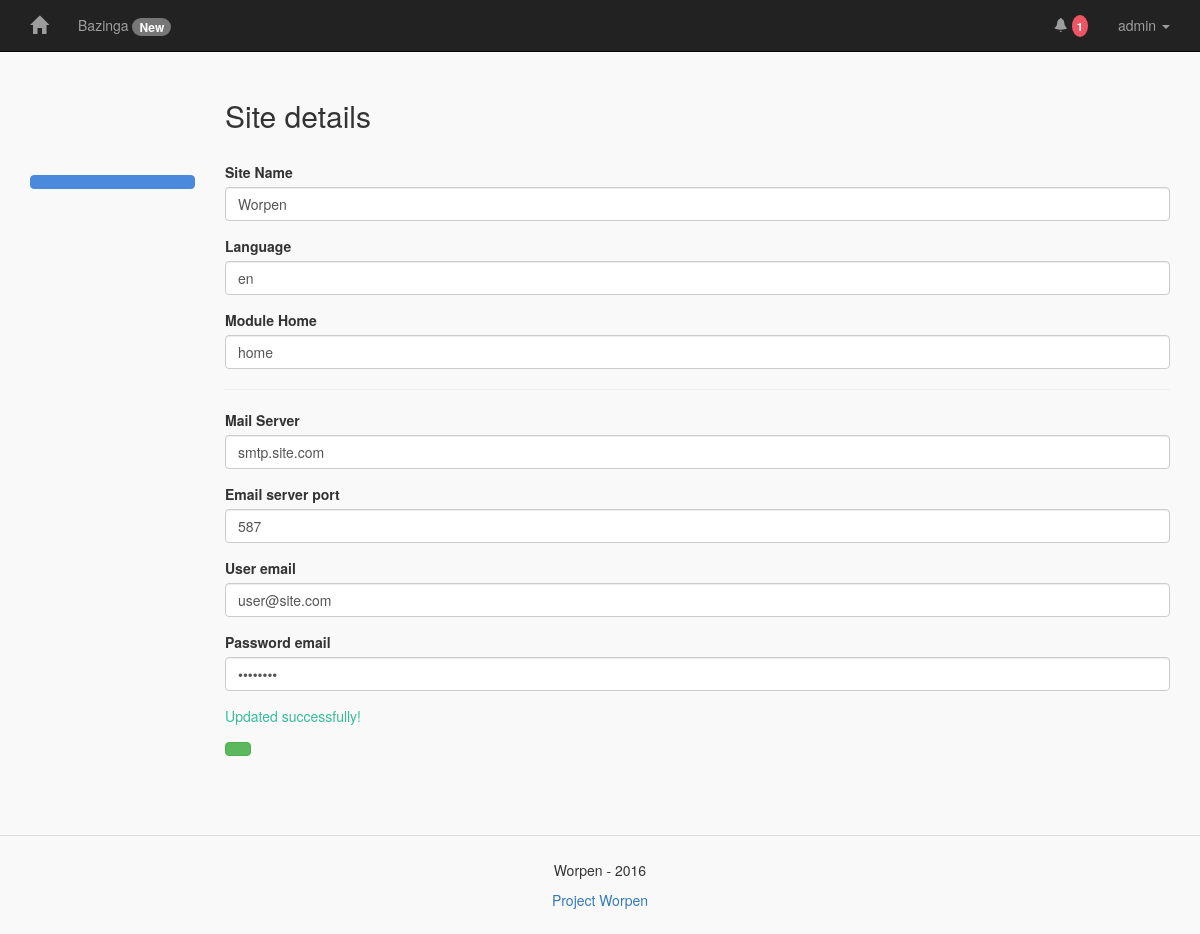
The page /index.php?mod=admin&pg=info&m=ok_info (signed in) on the database its author committed.
### tables this page shows
CREATE TABLE IF NOT EXISTS `worpen_menu` (
  `id` int(55) NOT NULL AUTO_INCREMENT,
  `url` text NOT NULL,
  `name_menu` text NOT NULL,
  `access_level` text NOT NULL,
  `date_create` text NOT NULL,
  `active` text NOT NULL,
  `display` text NOT NULL,
  `badge` text NOT NULL,
  `plataform` text NOT NULL,
  PRIMARY KEY (`id`)
);

CREATE TABLE IF NOT EXISTS `worpen_info` (
  `id` int(11) NOT NULL AUTO_INCREMENT,
  `sitename` text NOT NULL,
  `language` text NOT NULL,
  `modstart` text NOT NULL,
  `server_mail` text NOT NULL,
  `port_mail` text NOT NULL,
  `user_mail` text NOT NULL,
  `password_mail` text NOT NULL,
  PRIMARY KEY (`id`)
);

### front/template/index.php (called while the page is built)
<?php
  include "header.php";
  include $PAGE_CONTENT;
  include "footer.php";

### index.php (called while the page is built, shortened)
<?php
include "config.php";
if (!$_GET['mod']) { $MODULE_GET = $PATH['modstart']; } else { $MODULE_GET = addslashes($_GET['mod']); }
if (!$_GET['pg']) { $PAGE_GET = "start"; } else { $PAGE_GET = addslashes($_GET['pg']); }
$PATH['module'] = $FOLDERS['back'].$MODULE_GET."/";
$PATH['module_front'] = $PATH['template'].$MODULE_GET."/";
$CURRENT_MODULE = $PATH['template'].$MODULE_GET."/".$PAGE_GET.".php";
if (file_exists($CURRENT_MODULE)) {
  $PAGE_CONTENT = $CURRENT_MODULE;
} else {
  $PAGE_CONTENT = $PATH['error'];
}
include $PATH['template']."index.php";
?>

### back/routes.php (called while the page is built)
<?php
$FOLDERS['back'] = "back/";
$FOLDERS['front'] = "front/";
$FOLDERS['language'] = "front/language/";
$FOLDERS['template'] = "front/template/";
$PATH['template'] = $FOLDERS['template'];
$PATH['language'] = $FOLDERS['language'].$INFO['language']."/";
$PATH['modstart'] = $INFO['modstart'];
$PATH['error'] = $PATH['template']."error.php";

### back/sys_info.php (called while the page is built, shortened)
<?php
$INFO['url'] = $_SERVER['HTTP_HOST'];
$INFO['ip'] = $_SERVER['SERVER_ADDR'];
$INFO['login_page'] = "login.php";
$INFO['hash'] = "wpen-20-09-16";
$INFO['date'] = date("d/m/Y");
$INFO['hour'] = date("H:i:s");

### back/info.php (called while the page is built, shortened)
<?php
$worpen_selectdb_about = $connect->prepare("SELECT * FROM worpen_info WHERE id LIKE :id");
$worpen_selectdb_about->bindValue(':id', $_SESSION['user_plataform']);
$worpen_selectdb_about->execute();
while ($result = $worpen_selectdb_about->fetch(PDO::FETCH_ASSOC)) {
  $INFO['sitename'] = $result['sitename'];
  $INFO['language'] = $result['language'];
  $INFO['modstart'] = $result['modstart'];
  $INFO['plataform'] = $result['id'];
  $INFO_MAIL['server'] = $result['server_mail'];
  $INFO_MAIL['port'] = $result['port_mail'];
  $INFO_MAIL['user'] = $result['user_mail'];
  $INFO_MAIL['password'] = $result['password_mail'];
}

### config.php (called while the page is built, shortened)
<?php
include 'back/sys_info.php';
include 'back/database.php';
include 'back/info.php';
include 'back/routes.php';
include 'back/functions.php';
include $PATH['language']."defaut.php";

### front/language/en/defaut.php (called while the page is built, shortened)
<?php
$header_text = array(
  "all" => "All",
  "notif" => "Notifications",
  "no_notif" => "No Notifications :)",
  "admin" => "Administrator",
  "settings" => "Settings",
  "logoff" => "Logoff"
);

### front/language/en/admin.php (called while the page is built, shortened)
<?php
$info_text = array(
  "title" => "Site details",
  "sitename" => "Site Name",
  "template" => "Template",
  "language" => "Language",
  "modstart" => "Module Home",
  "server_mail" => "Mail Server",
  "port_mail" => "Email server port",
  "user_mail" => "User email",
  "password_mail" => "Password email",
  "updated" => "Updated successfully!",
  "updated_error" => "An error occurred, check the data!"
);

### front/template/admin/info.php (the view, shortened to what this page needs)
<section>
  <div class="row">
    <div class="col-sm-2">
      <br>
      <a href="?mod=admin" class="btn btn-block btn-transparent"><?= $admin_text['users']; ?></a>
      <a href="?mod=admin&pg=log" class="btn btn-block btn-transparent"><?= $admin_text['records']; ?></a>
      <a href="?mod=admin&pg=modules" class="btn btn-block btn-transparent"><?= $admin_text['modules']; ?></a>
      <a href="?mod=admin&pg=menus" class="btn btn-block btn-transparent"><?= $admin_text['menus']; ?></a>
      <a href="?mod=admin&pg=info" class="btn btn-block btn-blue-3"><?= $admin_text['info']; ?></a>
    </div>
    <div class="col-sm-10">
      <div class="row">
        <div class="col-sm-12">
          <h2><?= $info_text['title']; ?></h2>
        </div>
      </div>
      <br>
      <form method="post" action="<?= $PATH['module']; ?>edit.php">
        <div class="form-group">
          <label for="sitename"><?= $info_text['sitename']; ?></label>
          <input type="text" class="form-control" id="sitename" name="sitename" value="<?= $INFO['sitename']; ?>" required>
        </div>
        <div class="form-group">
          <label for="language"><?= $info_text['language']; ?></label>
          <input type="text" class="form-control" id="language" name="language" value="<?= $INFO['language']; ?>" required>
        </div>
        <div class="form-group">
          <label for="modstart"><?= $info_text['modstart']; ?></label>
          <input type="text" class="form-control" id="modstart" name="modstart" value="<?= $INFO['modstart']; ?>" required>
        </div>
        <hr>
        <div class="form-group">
          <label for="server_mail"><?= $info_text['server_mail']; ?></label>
          <input type="text" class="form-control" id="server_mail" name="server_mail" value="<?= $INFO_MAIL['server']; ?>" required>
        </div>
        <div class="form-group">
          <label for="port_mail"><?= $info_text['port_mail']; ?></label>
          <input type="text" class="form-control" id="port_mail" name="port_mail" value="<?= $INFO_MAIL['port']; ?>" required>
        </div>
        <div class="form-group">
          <label for="user_mail"><?= $info_text['user_mail']; ?></label>
          <input type="text" class="form-control" id="user_mail" name="user_mail" value="<?= $INFO_MAIL['user']; ?>" required>
        </div>
        <div class="form-group">
          <label for="password_mail"><?= $info_text['password_mail']; ?></label>
          <input type="password" class="form-control" id="password_mail" name="password_mail" value="<?= $INFO_MAIL['password']; ?>" required>
        </div>
        <?php
          if (!$_GET['m']) { $message = ""; } else { $message = addslashes($_GET['m']); }
          switch ($message) {
            case 'ok_info':
              echo "<p class=\"text-green-3\">{$info_text['updated']}</p>";
              break;
          }
        ?>
        <button type="submit" class="btn btn-success"><?= $admin_text['save']; ?></button>
      </form>
    </div>
  </div>
</section>

### front/template/header.php (shortened to what this page needs)
<!DOCTYPE HTML>
<html>
  <head>
    <link href="<?= $PATH['template']; ?>_files/css/bootstrap.css" rel="stylesheet" type="text/css">
    <link href="<?= $PATH['template']; ?>_files/css/anie.css" rel="stylesheet" type="text/css">
    <link href="<?= $PATH['template']; ?>_files/css/style.css" rel="stylesheet" type="text/css">
  </head>
  <body>
    <nav class="navbar navbar-inverse navbar-fixed-top" role="navigation">
      <div class="container">
        <div class="navbar-header">
          <a class="navbar-brand" href="index.php" title="<?php echo $INFO['sitename']; ?>"><?php worpen_logo(); ?></a>
        </div>
        <div class="collapse navbar-collapse" id="bs-example-navbar-collapse-1">
          <ul class="nav navbar-nav">
            <?php include $FOLDERS['back'].'menu.php'; ?>
          </ul>
          <ul class="nav navbar-nav navbar-right">
            <li class="dropdown">
              <a href="#" class="dropdown-toggle" data-toggle="dropdown"><?php echo $_SESSION['user_username']; ?> <strong class="caret"></strong></a>
            </li>
          </ul>
          <?php include $FOLDERS['back'].'notifications.php'; ?>
        </div>
      </div>
    </nav>

### back/functions.php (shortened to what this page needs)
<?php
function worpen_logo() {
  print "<span class=\"glyphicon glyphicon-home\" aria-hidden=\"true\"></span>";
}
function worpen_footer() {
  print "<p>Worpen - 2016</p> <a href=\"https://worpen.github.io\" target=\"_blank\">Project Worpen</a>";
}

### back/menu.php (shortened to what this page needs)
<?php
$select_menu_menu = $connect->prepare("SELECT * FROM worpen_menu WHERE active LIKE :active AND plataform LIKE :plataform");
$select_menu_menu->bindValue(":active", "yes");
$select_menu_menu->bindValue(':plataform', $_SESSION['user_plataform']);
$select_menu_menu->execute();
while ($result = $select_menu_menu->fetch(PDO::FETCH_ASSOC)) {
  if ($result['access_level'] >= $_SESSION['access_level'] && $result['display'] == "yes") {
    print "<li><a href=\"?mod={$result['url']}\">{$result['name_menu']}";
    if (isset($result['badge'])) {
      print " <span class=\"badge\">{$result['badge']}</span>";
    }
    print "</a></li>";
  }
}

### back/notifications.php (shortened to what this page needs)
<?php
$select_menu_notif_count = $connect->prepare("SELECT COUNT(*) FROM worpen_notification WHERE active LIKE :active AND user LIKE :user AND plataform LIKE :plataform");
$select_menu_notif_count->bindValue(":active", "yes");
$select_menu_notif_count->bindValue(":user", $_SESSION['user_username']);
$select_menu_notif_count->bindValue(':plataform', $_SESSION['user_plataform']);
$select_menu_notif_count->execute();
$count_results = $select_menu_notif_count->fetchColumn();
if ($count_results > 0) {
  $number_notif = "<span class=\"number-notif\">{$count_results}</span>";
}
print "<ul class=\"nav navbar-nav navbar-right\">
          <li class=\"dropdown\">
            <a href=\"#\" class=\"dropdown-toggle\" data-toggle=\"dropdown\" title=\"{$header_text['notif']}\">
              <span class=\"glyphicon glyphicon-bell\" aria-hidden=\"true\"></span> {$number_notif}
            </a>
            <ul class=\"dropdown-menu\">";
print "</ul>
      </li>
    </ul>";

### front/template/footer.php (shortened to what this page needs)
    <footer>
      <?= worpen_footer(); ?>
    </footer>
  </body>
</html>

### front/template/_files/css/anie.css (style rules this page uses)
.btn-transparent, .btn-transparent-hover:hover { background-color: transparent; border-color: transparent; color: #333; }
.text-green-3, .text-green-3-hover:hover, .text-green-3-focus:focus { color: #37BC9B !important; }
.btn-blue-3, .btn-blue-3-hover:hover { background-color: #4A89DC; border-color: #4A89DC; color: #FFF; }

### front/template/_files/css/style.css (style rules this page uses)
body { background: #f9f9f9; }
section { width: 95%; max-width: 1180px; margin: 5% auto; padding: 1.6% 0; clear: both; position: relative; }
footer { width: 100%; text-align: center; padding: 2% 0; border-top: 1px solid #ddd; }
.number-notif { padding: 3px 5px; font-size: 0.8em; font-weight: bold; background-color: #ED5565; color: #FFF; margin-bottom: 1px; -moz-border-radius: 50%; -webkit-border-radius: 50%; border-radius: 50%; }

### rows shown on the page
worpen_menu: name_menu "Bazinga", badge "New"
worpen_info: sitename "Worpen", language "en", modstart "home", server_mail "smtp.site.com", port_mail "587", user_mail "user@site.com"

### other values the page prints
$_SESSION['user_username'] "admin"
$count_results "1"
$info_text['title'] "Site details"
$info_text['sitename'] "Site Name"
$info_text['language'] "Language"
$info_text['modstart'] "Module Home"
$info_text['server_mail'] "Mail Server"
$info_text['port_mail'] "Email server port"
$info_text['user_mail'] "User email"
$info_text['password_mail'] "Password email"
$info_text['updated'] "Updated successfully!"
